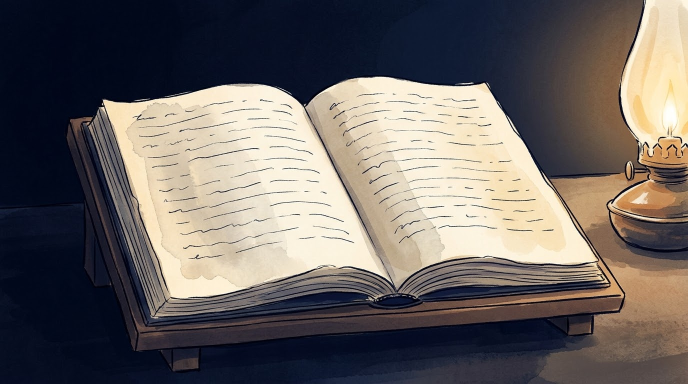
#> input picture clarity/parents-video/images/S01.jpg, 1376 x 768 px (shown at 1/2 size); its folder holds only this picture in this run
$ python audit_images.py
#> lines starting #> are read from the running program, lines starting #| are printed output that depends on the picture
#!/usr/bin/env python3
"""Audit filed stills against the pack's stated variables, mechanically.

  python3 audit_images.py [images/S01.jpg ...]     (default: everything in images/)

Section 01 of the scene pack fixes the look in measurable terms: a five-colour
palette, one warm source with deep navy everywhere else, 16:9, and no lettering.
This checks what can be counted — hue distribution, aspect, resolution, and a
bright-corner heuristic for generator watermarks. Composition and the face rule
still need eyes; this narrows where to point them.
"""
import os, sys, glob, colorsys
from PIL import Image

PALETTE = {"navy": (200, 260), "ochre": (25, 50), "terracotta": (5, 25), "sage": (50, 100)}
TARGET_AR = 16 / 9
MIN_W = 1920          # a 1080p timeline
RF_MIN_W = 2200       # a plate that a re-frame will push into

def classify(h, s, v):
    if s < 0.12:
        return "neutral"
    hd = h * 360
    for name, (lo, hi) in PALETTE.items():
        if lo <= hd < hi:
            return name
    return "off"

def audit(path, sample=200):
#> called with path = 'images/S01.jpg', sample = 200
    im = Image.open(path).convert("RGB")
#> im is the input picture: PIL image 1376x768 RGB; mean R, G, B 106.7, 100.7, 98.1
    w, h = im.size
#> w = 1376; h = 768
    small = im.resize((sample, int(sample * h / w)))
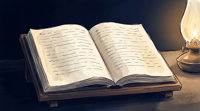
#> small: PIL image 200x111 RGB; mean R, G, B 106.7, 100.7, 98.1
    counts, sat, val = {}, 0.0, 0.0
    raw = small.tobytes()
    px = [(raw[i], raw[i + 1], raw[i + 2]) for i in range(0, len(raw), 3)]
#> px = 22200 items
    for r, g, b in px:
        hh, ss, vv = colorsys.rgb_to_hsv(r / 255, g / 255, b / 255)
        counts[classify(hh, ss, vv)] = counts.get(classify(hh, ss, vv), 0) + 1
        sat += ss
        val += vv
#> this loop made 22200 passes
#> (r, g, b, hh, ss, vv, sat) on passes 1 to 3: (4, 12, 31, 0.617, 0.871, 0.122, 0.871), (4, 12, 31, 0.617, 0.871, 0.122, 1.74), (4, 11, 30, 0.622, 0.867, 0.118, 2.61)
#> after the loop, counts = {'navy': 9495, 'neutral': 3069, 'terracotta': 1680, 'ochre': 7099, 'off': 854, 'sage': 3}; sat = 9588.7; val = 10246.1
    n = len(px)
#> n = 22200
    pct = {k: 100 * v / n for k, v in counts.items()}
#> pct = {'navy': 42.77, 'neutral': 13.82, 'terracotta': 7.57, 'ochre': 31.98, 'off': 3.85, 'sage': 0.0135}

    # watermark heuristic: bright, near-white specks in the bottom-right corner
    # A generator watermark is a small bright mark. Most plates also carry a bright
    # cream margin in that corner, which is why this reports a band, not a maximum:
    # a few tenths of a percent is a speck, tens of percent is the paper edge.
    roi = im.crop((int(w * 0.88), int(h * 0.84), w, h)).convert("L")
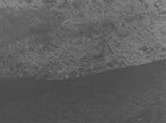
#> roi: PIL image 166x123 L; min 66, max 148, mean 94.2
    rp = list(roi.tobytes())
#> rp = 20418 items
    med = sorted(rp)[len(rp) // 2]
#> med = 93
    hot = sum(1 for p in rp if p > max(225, med + 60))
#> hot = 0
    return dict(w=w, h=h, ar=w / h, pct=pct, sat=sat / n, val=val / n,
                hot=100 * hot / len(rp))

def main(paths):
    print(f"{'file':<12}{'size':>11} {'ar':>6}  {'navy':>5}{'ochre':>6}{'terra':>6}{'sage':>6}"
          f"{'neut':>6}{'OFF':>6}  {'sat':>5}{'val':>6}{'corner':>7}  flags")
    for p in paths:
        a = audit(p)
#> a = 7 items
        f = []
        if abs(a["ar"] - TARGET_AR) / TARGET_AR > 0.01:
            f.append("aspect")
        if a["w"] < MIN_W:
            f.append("under-1080p")
        if a["pct"].get("off", 0) > 5:
            f.append("off-palette")
        if a["sat"] > 0.45:
            f.append("saturated")
        if 0.05 < a["hot"] < 3:
            f.append("corner-mark?")
        if a["pct"].get("navy", 0) < 25:
            f.append("low-navy")
        print(f"{os.path.basename(p):<12}{a['w']}x{a['h']:<6}{a['ar']:>6.3f}  "
              + "".join(f"{a['pct'].get(k, 0):>5.1f}" + " " for k in
                        ("navy", "ochre", "terracotta", "sage", "neutral", "off"))
              + f" {a['sat']:>5.2f}{a['val']:>6.2f}{a['hot']:>6.2f}%  " + " ".join(f))
#| S01.jpg     1376x768    1.792   42.8  32.0   7.6   0.0  13.8   3.8   0.43  0.46  0.00%  under-1080p

if __name__ == "__main__":
    args = sys.argv[1:] or sorted(glob.glob("images/S*"))
    main(args)

$ run again, on clarity/parents-video/images/S04.jpg
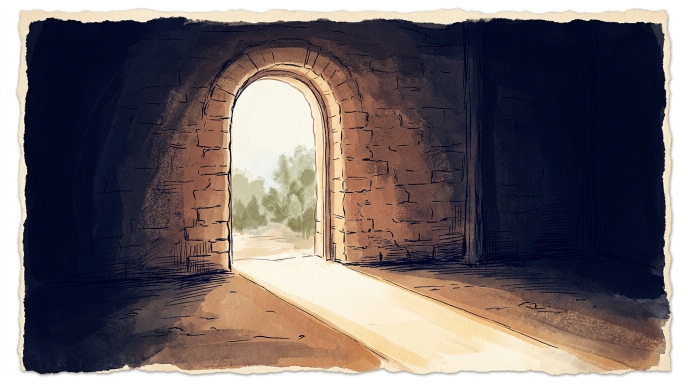
#> input picture clarity/parents-video/images/S04.jpg, 1376 x 768 px (shown at 1/2 size)
#> in audit, im is the input picture: PIL image 1376x768 RGB; mean R, G, B 110.8, 100.6, 101.7
#> in audit, `small = im.resize((sample, int(sample * h / w)))`:
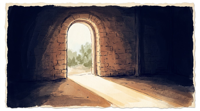
#> small: PIL image 200x111 RGB; mean R, G, B 110.8, 100.6, 101.7
#> px = 22200 items
#> after the loop in audit, `for r, g, b in px:`: counts = {'neutral': 3895, 'ochre': 3313, 'navy': 9355, 'terracotta': 3305, 'off': 1968, 'sage': 364}; sat = 9940.4; val = 10666.8
#> n = 22200
#> pct = {'neutral': 17.55, 'ochre': 14.92, 'navy': 42.14, 'terracotta': 14.89, 'off': 8.86, 'sage': 1.64}
#> in audit, `roi = im.crop((int(w * 0.88), int(h * 0.84), w, h)).convert("L")`:
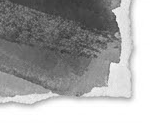
#> roi: PIL image 166x123 L; min 49, max 255, mean 170.7
#> rp = 20418 items
#> med = 157
#> hot = 7462
#> a = 7 items
#| S04.jpg     1376x768    1.792   42.1  14.9  14.9   1.6  17.5   8.9   0.45  0.48 36.55%  under-1080p off-palette

$ run again, on clarity/parents-video/images/S05.jpg
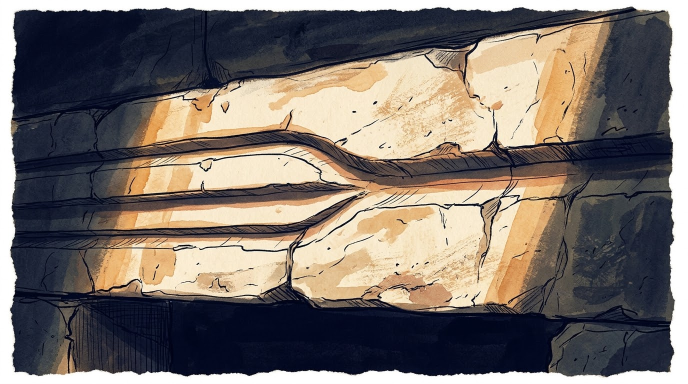
#> input picture clarity/parents-video/images/S05.jpg, 1376 x 768 px (shown at 1/2 size)
#> in audit, im is the input picture: PIL image 1376x768 RGB; mean R, G, B 121.4, 113, 107.5
#> in audit, `small = im.resize((sample, int(sample * h / w)))`:
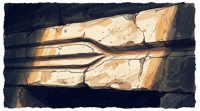
#> small: PIL image 200x111 RGB; mean R, G, B 121.2, 112.9, 107.4
#> px = 22200 items
#> after the loop in audit, `for r, g, b in px:`: counts = {'neutral': 3575, 'navy': 9362, 'ochre': 7810, 'terracotta': 1025, 'off': 423, 'sage': 5}; sat = 7906.2; val = 11422.7
#> n = 22200
#> pct = {'neutral': 16.1, 'navy': 42.17, 'ochre': 35.18, 'terracotta': 4.62, 'off': 1.91, 'sage': 0.0225}
#> in audit, `roi = im.crop((int(w * 0.88), int(h * 0.84), w, h)).convert("L")`:
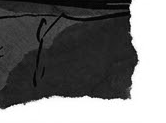
#> roi: PIL image 166x123 L; min 1, max 255, mean 114.9
#> rp = 20418 items
#> med = 49
#> hot = 7062
#> a = 7 items
#| S05.jpg     1376x768    1.792   42.2  35.2   4.6   0.0  16.1   1.9   0.36  0.51 34.59%  under-1080p

$ run again, on clarity/parents-video/images/S06.jpg
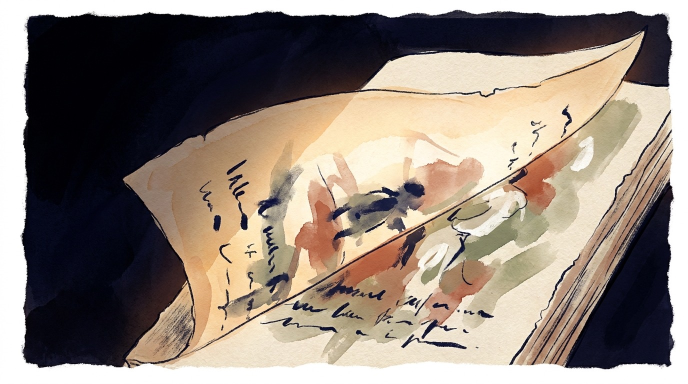
#> input picture clarity/parents-video/images/S06.jpg, 1376 x 768 px (shown at 1/2 size)
#> in audit, im is the input picture: PIL image 1376x768 RGB; mean R, G, B 143.9, 131.8, 122.1
#> in audit, `small = im.resize((sample, int(sample * h / w)))`:
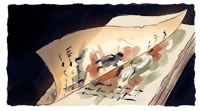
#> small: PIL image 200x111 RGB; mean R, G, B 143.8, 131.8, 122
#> px = 22200 items
#> after the loop in audit, `for r, g, b in px:`: counts = {'neutral': 4265, 'navy': 6575, 'off': 1034, 'ochre': 8473, 'terracotta': 1637, 'sage': 216}; sat = 8150.1; val = 12868.2
#> n = 22200
#> pct = {'neutral': 19.21, 'navy': 29.62, 'off': 4.66, 'ochre': 38.17, 'terracotta': 7.37, 'sage': 0.973}
#> in audit, `roi = im.crop((int(w * 0.88), int(h * 0.84), w, h)).convert("L")`:
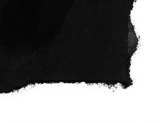
#> roi: PIL image 166x123 L; min 1, max 255, mean 120.9
#> rp = 20418 items
#> med = 20
#> hot = 8815
#> a = 7 items
#| S06.jpg     1376x768    1.792   29.6  38.2   7.4   1.0  19.2   4.7   0.37  0.58 43.17%  under-1080p

$ run again, on clarity/parents-video/images/S02.jpg
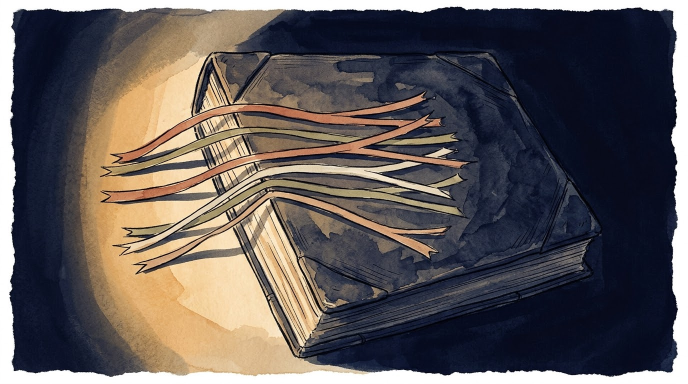
#> input picture clarity/parents-video/images/S02.jpg, 1376 x 768 px (shown at 1/2 size)
#> in audit, im is the input picture: PIL image 1376x768 RGB; mean R, G, B 95.4, 88.8, 88.2
#> in audit, `small = im.resize((sample, int(sample * h / w)))`:
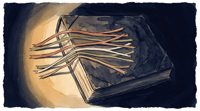
#> small: PIL image 200x111 RGB; mean R, G, B 95.2, 88.7, 88.1
#> px = 22200 items
#> after the loop in audit, `for r, g, b in px:`: counts = {'neutral': 3631, 'navy': 11497, 'terracotta': 1034, 'ochre': 5948, 'off': 90}; sat = 9407.4; val = 9403.8
#> n = 22200
#> pct = {'neutral': 16.36, 'navy': 51.79, 'terracotta': 4.66, 'ochre': 26.79, 'off': 0.405}
#> in audit, `roi = im.crop((int(w * 0.88), int(h * 0.84), w, h)).convert("L")`:
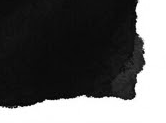
#> roi: PIL image 166x123 L; min 1, max 255, mean 91.3
#> rp = 20418 items
#> med = 16
#> hot = 6302
#> a = 7 items
#| S02.jpg     1376x768    1.792   51.8  26.8   4.7   0.0  16.4   0.4   0.42  0.42 30.86%  under-1080p
